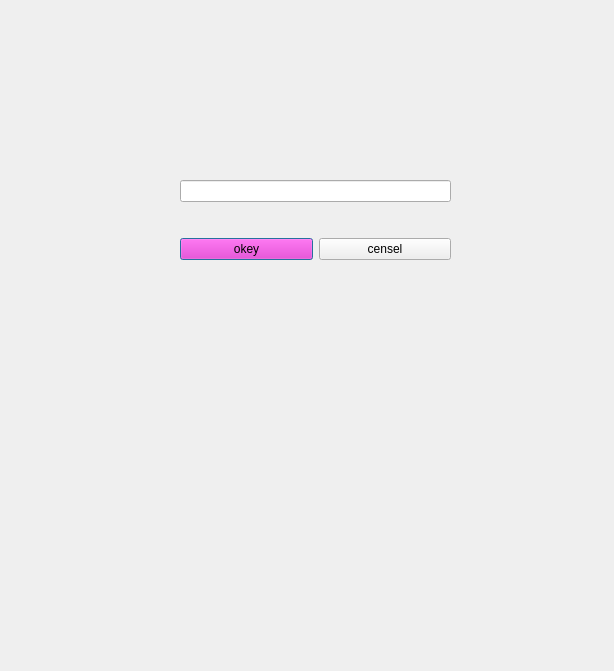
<?xml version="1.0" encoding="UTF-8"?>
<ui version="4.0">
 <class>Dialog</class>
 <widget class="QDialog" name="Dialog">
  <property name="geometry">
   <rect>
    <x>0</x>
    <y>0</y>
    <width>614</width>
    <height>671</height>
   </rect>
  </property>
  <property name="windowTitle">
   <string>Dialog</string>
  </property>
  <widget class="QWidget" name="verticalLayoutWidget">
   <property name="geometry">
    <rect>
     <x>180</x>
     <y>150</y>
     <width>271</width>
     <height>141</height>
    </rect>
   </property>
   <layout class="QVBoxLayout" name="verticalLayout">
    <item>
     <widget class="QLineEdit" name="lineEdit"/>
    </item>
    <item>
     <layout class="QHBoxLayout" name="horizontalLayout">
      <item>
       <widget class="QPushButton" name="pushButton_2">
        <property name="styleSheet">
         <string notr="true">background-color: rgb(242, 19, 200)</string>
        </property>
        <property name="text">
         <string>okey</string>
        </property>
       </widget>
      </item>
      <item>
       <widget class="QPushButton" name="pushButton">
        <property name="styleSheet">
         <string notr="true">backgraund collor: rgb(0, 213, 255)</string>
        </property>
        <property name="text">
         <string>censel</string>
        </property>
       </widget>
      </item>
     </layout>
    </item>
   </layout>
  </widget>
 </widget>
 <resources/>
 <connections/>
</ui>
